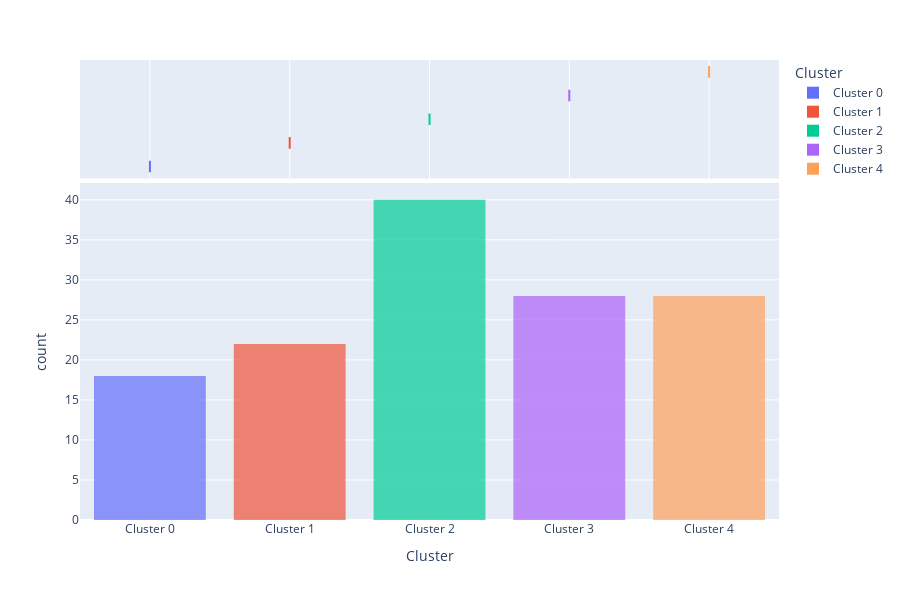

Source (notebook cell):
### Code cell
plot_model(model_kmeans, plot = 'distribution')

### Figure 1 — Plotly figure (JSON) as saved in the notebook; plotly's stock layout.template omitted (floating-point values rounded to 4 significant figures; data arrays with more than 128 entries replaced by an {"elided": "..."} marker saying what was removed)
{"data": [{"alignmentgroup": "True", "bingroup": "x", "hovertemplate": "Cluster=%{x}<br>count=%{y}<extra></extra>", "legendgroup": "Cluster 0", "marker": {"color": "#636efa", "opacity": 0.7, "pattern": {"shape": ""}}, "name": "Cluster 0", "offsetgroup": "Cluster 0", "orientation": "v", "showlegend": true, "type": "histogram", "x": ["Cluster 0", "Cluster 0", "Cluster 0", "Cluster 0", "Cluster 0", "Cluster 0", "Cluster 0", "Cluster 0", "Cluster 0", "Cluster 0", "Cluster 0", "Cluster 0", "Cluster 0", "Cluster 0", "Cluster 0", "Cluster 0", "Cluster 0", "Cluster 0"], "xaxis": "x", "yaxis": "y"}, {"alignmentgroup": "True", "customdata": [[5, 3, 3, 4, 1, 3], [3, 2, 3, 3, 1, 3], [4, 2, 3, 5, 1, 3], [4, 2, 4, 5, 1, 4], [5, 2, 3, 5, 2, 4], [4, 2, 4, 4, 1, 4], [2, 1, 3, 3, 1, 4], [4, 1, 2, 5, 1, 3], [5, 3, 2, 5, 2, 3], [4, 1, 4, 4, 1, 4], [4, 1, 2, 3, 1, 3], [2, 1, 3, 3, 1, 3], [4, 3, 3, 4, 1, 3], [3, 1, 3, 3, 1, 3], [3, 3, 3, 3, 1, 3], [4, 1, 3, 5, 1, 4], [5, 1, 3, 5, 1, 3], [5, 1, 4, 5, 1, 4]], "hovertemplate": "Cluster=%{x}<br>Escala R vta=%{customdata[0]}<br>Escala F vta=%{customdata[1]}<br>Escala M vta=%{customdata[2]}<br>Escala R rdo=%{customdata[3]}<br>Escala F rdo=%{customdata[4]}<br>Escala M rdo=%{customdata[5]}<extra></extra>", "legendgroup": "Cluster 0", "marker": {"color": "#636efa"}, "name": "Cluster 0", "notched": true, "offsetgroup": "Cluster 0", "showlegend": false, "type": "box", "x": ["Cluster 0", "Cluster 0", "Cluster 0", "Cluster 0", "Cluster 0", "Cluster 0", "Cluster 0", "Cluster 0", "Cluster 0", "Cluster 0", "Cluster 0", "Cluster 0", "Cluster 0", "Cluster 0", "Cluster 0", "Cluster 0", "Cluster 0", "Cluster 0"], "xaxis": "x2", "yaxis": "y2"}, {"alignmentgroup": "True", "bingroup": "x", "hovertemplate": "Cluster=%{x}<br>count=%{y}<extra></extra>", "legendgroup": "Cluster 1", "marker": {"color": "#EF553B", "opacity": 0.7, "pattern": {"shape": ""}}, "name": "Cluster 1", "offsetgroup": "Cluster 1", "orientation": "v", "showlegend": true, "type": "histogram", "x": ["Cluster 1", "Cluster 1", "Cluster 1", "Cluster 1", "Cluster 1", "Cluster 1", "Cluster 1", "Cluster 1", "Cluster 1", "Cluster 1", "Cluster 1", "Cluster 1", "Cluster 1", "Cluster 1", "Cluster 1", "Cluster 1", "Cluster 1", "Cluster 1", "Cluster 1", "Cluster 1", "Cluster 1", "Cluster 1"], "xaxis": "x", "yaxis": "y"}, {"alignmentgroup": "True", "customdata": {"elided": "22x6 int values"}, "hovertemplate": "Cluster=%{x}<br>Escala R vta=%{customdata[0]}<br>Escala F vta=%{customdata[1]}<br>Escala M vta=%{customdata[2]}<br>Escala R rdo=%{customdata[3]}<br>Escala F rdo=%{customdata[4]}<br>Escala M rdo=%{customdata[5]}<extra></extra>", "legendgroup": "Cluster 1", "marker": {"color": "#EF553B"}, "name": "Cluster 1", "notched": true, "offsetgroup": "Cluster 1", "showlegend": false, "type": "box", "x": ["Cluster 1", "Cluster 1", "Cluster 1", "Cluster 1", "Cluster 1", "Cluster 1", "Cluster 1", "Cluster 1", "Cluster 1", "Cluster 1", "Cluster 1", "Cluster 1", "Cluster 1", "Cluster 1", "Cluster 1", "Cluster 1", "Cluster 1", "Cluster 1", "Cluster 1", "Cluster 1", "Cluster 1", "Cluster 1"], "xaxis": "x2", "yaxis": "y2"}, {"alignmentgroup": "True", "bingroup": "x", "hovertemplate": "Cluster=%{x}<br>count=%{y}<extra></extra>", "legendgroup": "Cluster 2", "marker": {"color": "#00cc96", "opacity": 0.7, "pattern": {"shape": ""}}, "name": "Cluster 2", "offsetgroup": "Cluster 2", "orientation": "v", "showlegend": true, "type": "histogram", "x": ["Cluster 2", "Cluster 2", "Cluster 2", "Cluster 2", "Cluster 2", "Cluster 2", "Cluster 2", "Cluster 2", "Cluster 2", "Cluster 2", "Cluster 2", "Cluster 2", "Cluster 2", "Cluster 2", "Cluster 2", "Cluster 2", "Cluster 2", "Cluster 2", "Cluster 2", "Cluster 2", "Cluster 2", "Cluster 2", "Cluster 2", "Cluster 2", "Cluster 2", "Cluster 2", "Cluster 2", "Cluster 2", "Cluster 2", "Cluster 2", "Cluster 2", "Cluster 2", "Cluster 2", "Cluster 2", "Cluster 2", "Cluster 2", "Cluster 2", "Cluster 2", "Cluster 2", "Cluster 2"], "xaxis": "x", "yaxis": "y"}, {"alignmentgroup": "True", "customdata": {"elided": "40x6 int values"}, "hovertemplate": "Cluster=%{x}<br>Escala R vta=%{customdata[0]}<br>Escala F vta=%{customdata[1]}<br>Escala M vta=%{customdata[2]}<br>Escala R rdo=%{customdata[3]}<br>Escala F rdo=%{customdata[4]}<br>Escala M rdo=%{customdata[5]}<extra></extra>", "legendgroup": "Cluster 2", "marker": {"color": "#00cc96"}, "name": "Cluster 2", "notched": true, "offsetgroup": "Cluster 2", "showlegend": false, "type": "box", "x": ["Cluster 2", "Cluster 2", "Cluster 2", "Cluster 2", "Cluster 2", "Cluster 2", "Cluster 2", "Cluster 2", "Cluster 2", "Cluster 2", "Cluster 2", "Cluster 2", "Cluster 2", "Cluster 2", "Cluster 2", "Cluster 2", "Cluster 2", "Cluster 2", "Cluster 2", "Cluster 2", "Cluster 2", "Cluster 2", "Cluster 2", "Cluster 2", "Cluster 2", "Cluster 2", "Cluster 2", "Cluster 2", "Cluster 2", "Cluster 2", "Cluster 2", "Cluster 2", "Cluster 2", "Cluster 2", "Cluster 2", "Cluster 2", "Cluster 2", "Cluster 2", "Cluster 2", "Cluster 2"], "xaxis": "x2", "yaxis": "y2"}, {"alignmentgroup": "True", "bingroup": "x", "hovertemplate": "Cluster=%{x}<br>count=%{y}<extra></extra>", "legendgroup": "Cluster 3", "marker": {"color": "#ab63fa", "opacity": 0.7, "pattern": {"shape": ""}}, "name": "Cluster 3", "offsetgroup": "Cluster 3", "orientation": "v", "showlegend": true, "type": "histogram", "x": ["Cluster 3", "Cluster 3", "Cluster 3", "Cluster 3", "Cluster 3", "Cluster 3", "Cluster 3", "Cluster 3", "Cluster 3", "Cluster 3", "Cluster 3", "Cluster 3", "Cluster 3", "Cluster 3", "Cluster 3", "Cluster 3", "Cluster 3", "Cluster 3", "Cluster 3", "Cluster 3", "Cluster 3", "Cluster 3", "Cluster 3", "Cluster 3", "Cluster 3", "Cluster 3", "Cluster 3", "Cluster 3"], "xaxis": "x", "yaxis": "y"}, {"alignmentgroup": "True", "customdata": {"elided": "28x6 int values"}, "hovertemplate": "Cluster=%{x}<br>Escala R vta=%{customdata[0]}<br>Escala F vta=%{customdata[1]}<br>Escala M vta=%{customdata[2]}<br>Escala R rdo=%{customdata[3]}<br>Escala F rdo=%{customdata[4]}<br>Escala M rdo=%{customdata[5]}<extra></extra>", "legendgroup": "Cluster 3", "marker": {"color": "#ab63fa"}, "name": "Cluster 3", "notched": true, "offsetgroup": "Cluster 3", "showlegend": false, "type": "box", "x": ["Cluster 3", "Cluster 3", "Cluster 3", "Cluster 3", "Cluster 3", "Cluster 3", "Cluster 3", "Cluster 3", "Cluster 3", "Cluster 3", "Cluster 3", "Cluster 3", "Cluster 3", "Cluster 3", "Cluster 3", "Cluster 3", "Cluster 3", "Cluster 3", "Cluster 3", "Cluster 3", "Cluster 3", "Cluster 3", "Cluster 3", "Cluster 3", "Cluster 3", "Cluster 3", "Cluster 3", "Cluster 3"], "xaxis": "x2", "yaxis": "y2"}, {"alignmentgroup": "True", "bingroup": "x", "hovertemplate": "Cluster=%{x}<br>count=%{y}<extra></extra>", "legendgroup": "Cluster 4", "marker": {"color": "#FFA15A", "opacity": 0.7, "pattern": {"shape": ""}}, "name": "Cluster 4", "offsetgroup": "Cluster 4", "orientation": "v", "showlegend": true, "type": "histogram", "x": ["Cluster 4", "Cluster 4", "Cluster 4", "Cluster 4", "Cluster 4", "Cluster 4", "Cluster 4", "Cluster 4", "Cluster 4", "Cluster 4", "Cluster 4", "Cluster 4", "Cluster 4", "Cluster 4", "Cluster 4", "Cluster 4", "Cluster 4", "Cluster 4", "Cluster 4", "Cluster 4", "Cluster 4", "Cluster 4", "Cluster 4", "Cluster 4", "Cluster 4", "Cluster 4", "Cluster 4", "Cluster 4"], "xaxis": "x", "yaxis": "y"}, {"alignmentgroup": "True", "customdata": {"elided": "28x6 int values"}, "hovertemplate": "Cluster=%{x}<br>Escala R vta=%{customdata[0]}<br>Escala F vta=%{customdata[1]}<br>Escala M vta=%{customdata[2]}<br>Escala R rdo=%{customdata[3]}<br>Escala F rdo=%{customdata[4]}<br>Escala M rdo=%{customdata[5]}<extra></extra>", "legendgroup": "Cluster 4", "marker": {"color": "#FFA15A"}, "name": "Cluster 4", "notched": true, "offsetgroup": "Cluster 4", "showlegend": false, "type": "box", "x": ["Cluster 4", "Cluster 4", "Cluster 4", "Cluster 4", "Cluster 4", "Cluster 4", "Cluster 4", "Cluster 4", "Cluster 4", "Cluster 4", "Cluster 4", "Cluster 4", "Cluster 4", "Cluster 4", "Cluster 4", "Cluster 4", "Cluster 4", "Cluster 4", "Cluster 4", "Cluster 4", "Cluster 4", "Cluster 4", "Cluster 4", "Cluster 4", "Cluster 4", "Cluster 4", "Cluster 4", "Cluster 4"], "xaxis": "x2", "yaxis": "y2"}], "layout": {"barmode": "relative", "height": 600, "legend": {"title": {"text": "Cluster"}, "tracegroupgap": 0}, "margin": {"t": 60}, "xaxis": {"anchor": "y", "categoryarray": ["Cluster 0", "Cluster 1", "Cluster 2", "Cluster 3", "Cluster 4"], "categoryorder": "array", "domain": [0, 1], "title": {"text": "Cluster"}}, "xaxis2": {"anchor": "y2", "domain": [0, 1], "matches": "x", "showgrid": true, "showticklabels": false}, "yaxis": {"anchor": "x", "domain": [0, 0.7326], "title": {"text": "count"}}, "yaxis2": {"anchor": "x2", "domain": [0.7426, 1], "matches": "y2", "showgrid": false, "showline": false, "showticklabels": false, "ticks": ""}}}
